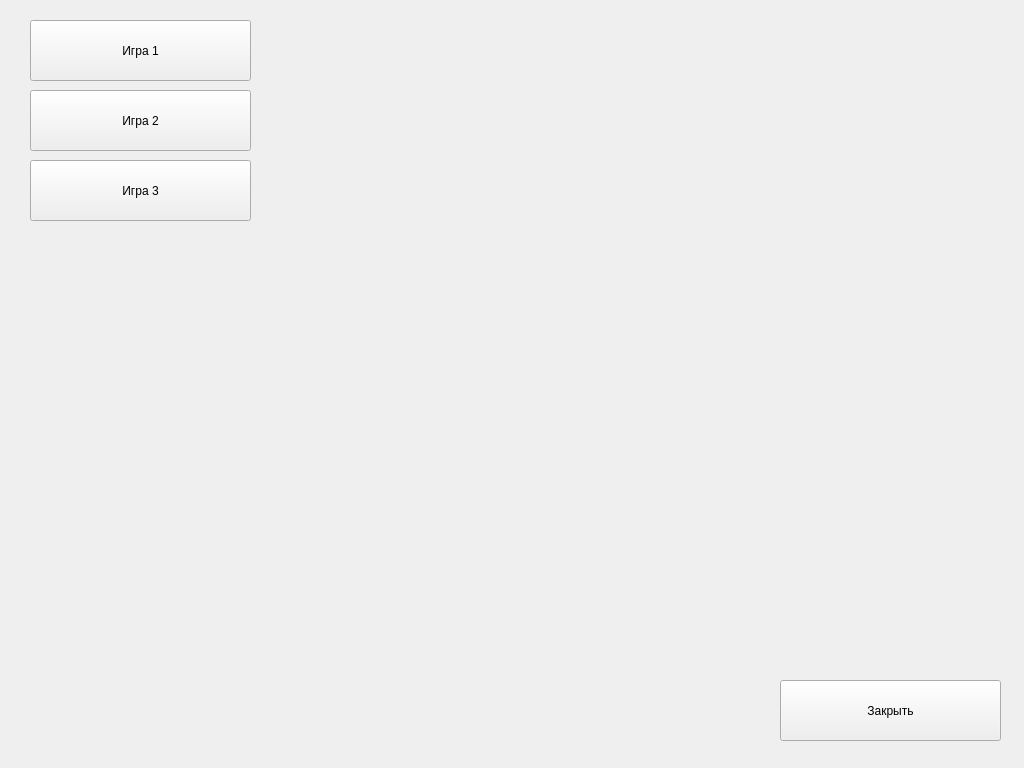
<?xml version="1.0" encoding="UTF-8"?>
<ui version="4.0">
 <class>MainWindow</class>
 <widget class="QMainWindow" name="MainWindow">
  <property name="geometry">
   <rect>
    <x>0</x>
    <y>0</y>
    <width>1024</width>
    <height>768</height>
   </rect>
  </property>
  <property name="windowTitle">
   <string>Методы психофизиологии для определения типа личности</string>
  </property>
  <widget class="QWidget" name="centralwidget">
   <widget class="QPushButton" name="pushButtonGame1">
    <property name="geometry">
     <rect>
      <x>30</x>
      <y>20</y>
      <width>221</width>
      <height>61</height>
     </rect>
    </property>
    <property name="text">
     <string>Игра 1</string>
    </property>
   </widget>
   <widget class="QPushButton" name="pushButtonGame2">
    <property name="geometry">
     <rect>
      <x>30</x>
      <y>90</y>
      <width>221</width>
      <height>61</height>
     </rect>
    </property>
    <property name="text">
     <string>Игра 2</string>
    </property>
   </widget>
   <widget class="QPushButton" name="pushButtonGame3">
    <property name="geometry">
     <rect>
      <x>30</x>
      <y>160</y>
      <width>221</width>
      <height>61</height>
     </rect>
    </property>
    <property name="text">
     <string>Игра 3</string>
    </property>
   </widget>
   <widget class="QPushButton" name="pushButtonClose">
    <property name="geometry">
     <rect>
      <x>780</x>
      <y>680</y>
      <width>221</width>
      <height>61</height>
     </rect>
    </property>
    <property name="text">
     <string>Закрыть</string>
    </property>
   </widget>
  </widget>
 </widget>
 <resources/>
 <connections/>
</ui>
